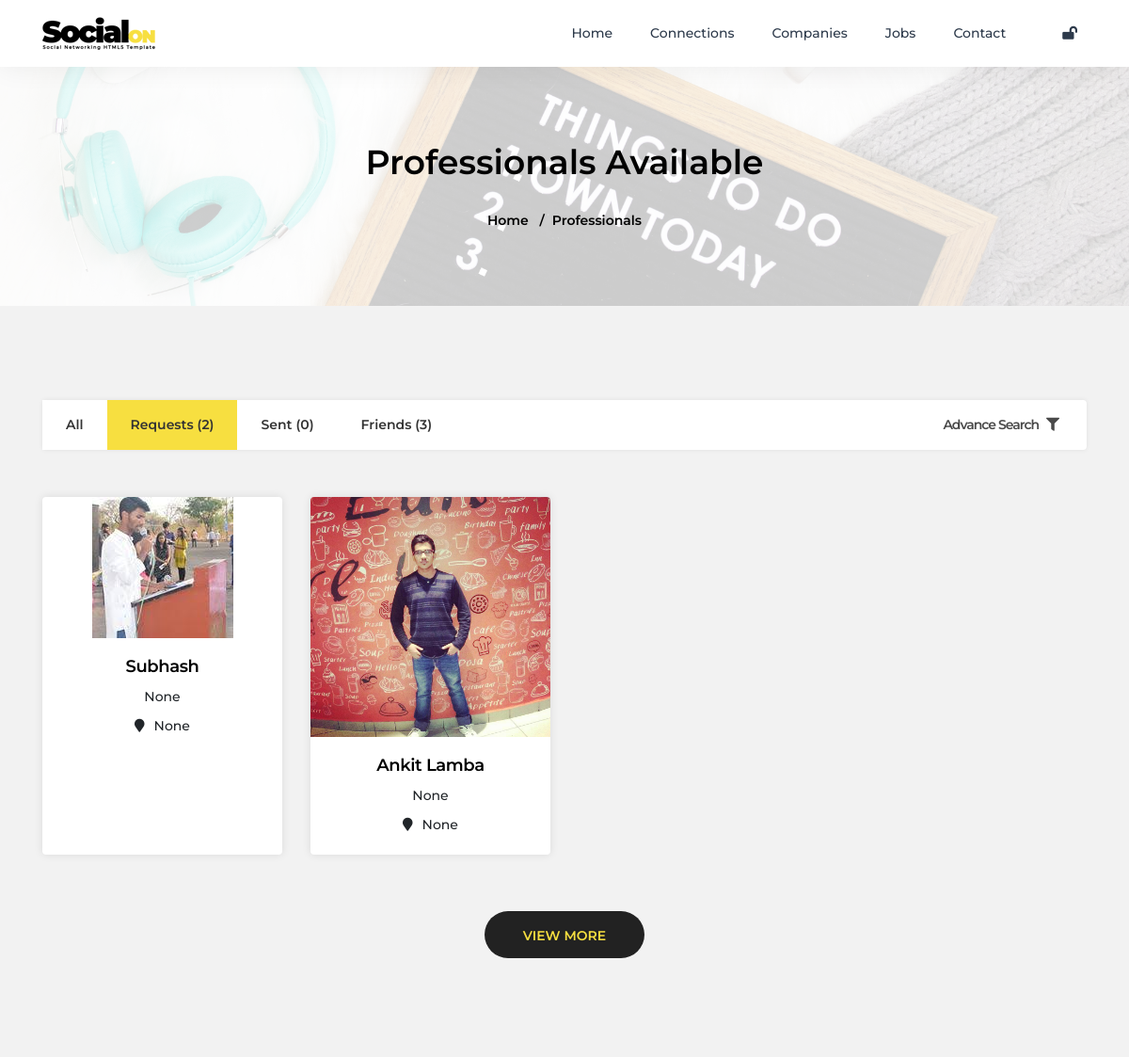
The page /professionals_html/Request/ (signed in, upper part) on the database as committed earlier.
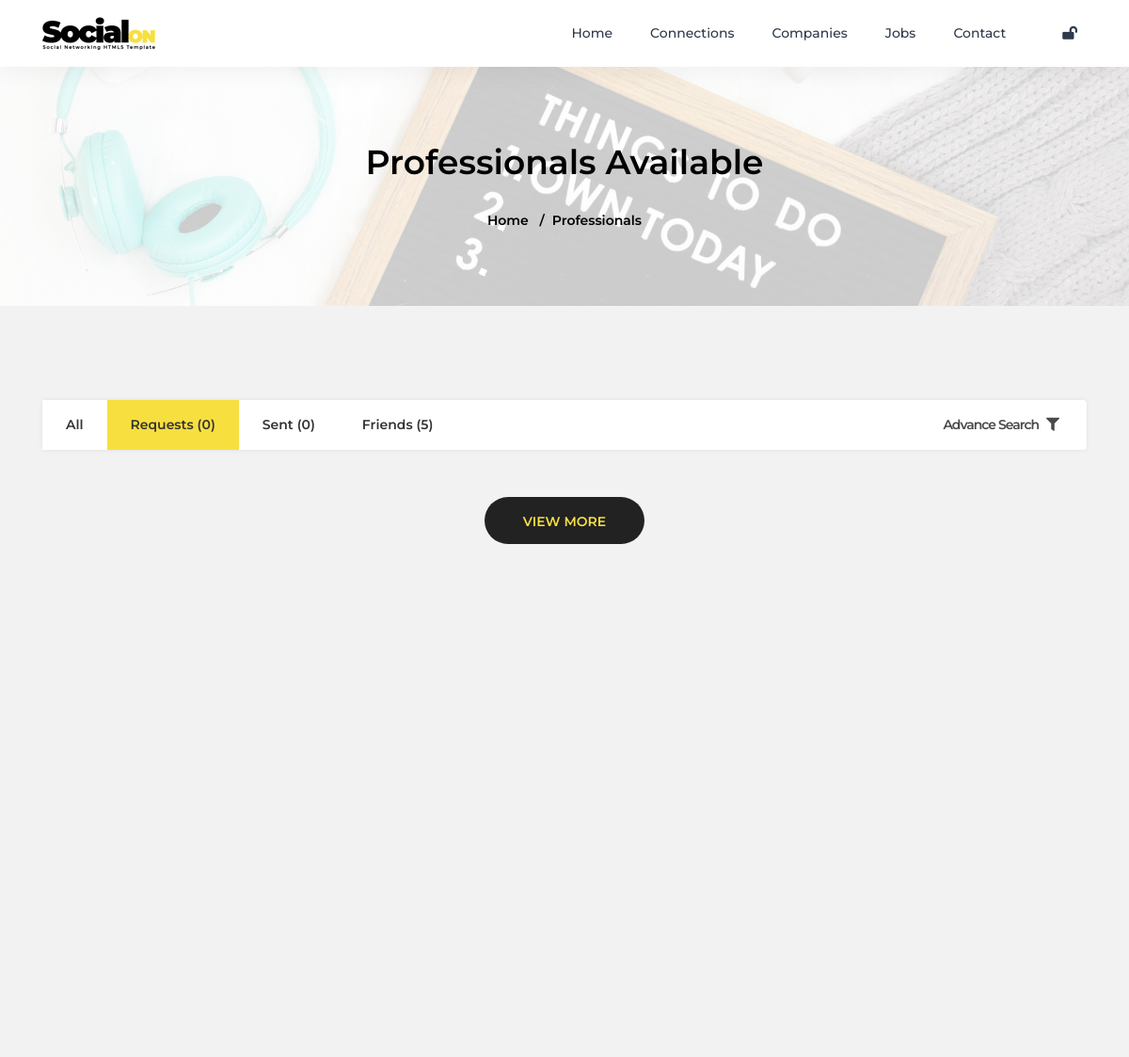
The same page on the database as committed later.
### connect/models.py (models this page shows, shortened)
class Connections(models.Model):
    sender=models.ForeignKey(UserData,on_delete=models.CASCADE,related_name="sender",blank=True,null=True) #related name used because in one class u can use foriegn key for one object only to overcome these prblm use related name
    receiver=models.ForeignKey(UserData,on_delete=models.CASCADE,related_name="receiver",blank=True,null=True)
    status=models.CharField(max_length=30,null=True,blank=True,default="Sent")
    date=models.DateField(auto_now_add=True,null=True)

class UserData(models.Model):
    usr=models.ForeignKey(User,on_delete=models.CASCADE,blank=True,null=True) #connecting User
    name=models.CharField(max_length=50,blank=True,null=True)
    email = models.EmailField(blank=True, null=True)
    contact = models.IntegerField(blank=True, null=True)
    image = models.ImageField(blank=True, null=True)
    about=models.TextField(max_length=150,blank=True,null=True)
    dob=models.DateField(null=True,blank=True)
    location=models.CharField(max_length=100,null=True,blank=True)
    degree=models.CharField(max_length=100,null=True,blank=True)
    experience=models.CharField(max_length=100,null=True,blank=True)
    profile_title=models.CharField(max_length=200,null=True,blank=True)
    website=models.CharField(max_length=200,null=True,blank=True)
    facebook=models.URLField(null=True,blank=True)
    twitter=models.URLField(null=True,blank=True)
    linkedin=models.URLField(null=True,blank=True)
    instagram=models.URLField(null=True,blank=True)

### connect/views.py (the view)
# urls.py: path('professionals_html/<str:what>/',All_Professional_Html,name="allprofessionals_html"),
def All_Professional_Html(request, what):
    if not request.user.is_authenticated:
        return redirect("login")
    logged_in_user = User.objects.get(username = request.user.username)
    me = UserData.objects.get(usr = logged_in_user)
    con_request = Connections.objects.filter(receiver=me, status="Sent")
    con_sent = Connections.objects.filter(sender=me, status="Sent")
    con_friend = Connections.objects.filter(Q(sender=me, status="friend") | Q(receiver=me, status="friend")).order_by( "-date")
    data = ""
    if what == "all":
        data = UserData.objects.all()
    Dict = {
        "all_users": data, "what": what, "con_request": con_request, "con_sent": con_sent,
        "con_friend": con_friend, "me":me
    }
    return render(request, "professionals_html.html", Dict)

### connect/templates/professionals_html.html (shortened to what this page needs)
{% extends 'base.html' %}
  {% load static %}
{% block body %}
  <div id="content">
    <section class="sub-bnr">
      <div class="container">
        <h2>Professionals Available</h2>
        <nav aria-label="breadcrumb">
          <ol class="breadcrumb">
            <li class="breadcrumb-item"><a href="professionals_html.html#">Home</a></li>
            <li class="breadcrumb-item active" aria-current="page">Professionals</li>
          </ol>
        </nav>
      </div>
    </section>
    <main class="cd-main-content">
      <section class="padding-top-100 padding-bottom-100">
        <div class="container">
          <div class="cd-tab-filter-wrapper filter-wrapper">
            <div class="cd-tab-filter">
              <ul class="cd-filters">
                {% if what == "all" %}
                <li class="filter"><a class="selected" href="{% url 'allprofessionals_html' 'all' %}">All</a></li>
                {% else %}
                <li class="filter"><a class="" href="{% url 'allprofessionals_html' 'all' %}">All</a></li>
                {% endif %}
                {% if what == "Request" %}
                <li class="filter"><a class ="selected" href="{% url 'allprofessionals_html' 'Request' %}" >Requests ({{con_request.count}})</a></li>
                {% else %}
                <li class="filter"><a class ="" href="{% url 'allprofessionals_html' 'Request' %}" >Requests ({{con_request.count}})</a></li>
                {% endif %}
                {% if what == "Sent" %}
                <li class="filter"><a class="selected" href="{% url 'allprofessionals_html' 'Sent' %}">Sent ({{con_sent.count}})</a></li>
                {% else %}
                <li class="filter"><a class="" href="{% url 'allprofessionals_html' 'Sent' %}">Sent ({{con_sent.count}})</a></li>
                {% endif %}
                {% if what == "Friends" %}
                <li class="filter"><a class ="selected" href="{% url 'allprofessionals_html' 'Friends' %}">Friends ({{con_friend.count}})</a></li>
                {% else %}
                <li class="filter"><a class ="" href="{% url 'allprofessionals_html' 'Friends' %}">Friends ({{con_friend.count}})</a></li>
                {% endif %}
              </ul>
              <div class="filter-search"> <a class="fltr-srch collapsed" data-toggle="collapse" href="professionals.html#filter-detail" role="button" aria-expanded="false" aria-controls="collapseExample"> Advance Search <i class="fa fa-filter"></i> </a>
              </div>
            </div>
          </div>
          <section class="cd-gallery">
            <ul>
              {% if what == "Request" %}
              {% for i in me.receiver.all %}
              {% if i.status == 'Sent' %}
              <li class="mix">
                <div class="team-inside">
                  <div class="img-sec"> <img src="{{i.sender.image.url}}" class="img-responsive" alt="{{i.sender.name}}" >
                  </div>
                  <div class="txt-sec">
                    <h5><a href="professionals.html#."> {{i.sender.name}} </a></h5>
                    <span>{{i.sender.profile_title}}</span> <span><i class="fa fa-map-marker"></i>{{i.sender.location}}</span> </div>
                </div>
              </li>
              {% endif %}
              {% endfor %}
              {% endif %}
            </ul>
            <div class="clearfix"></div>
            <div class="btn-center margin-top-30 text-center"> <a href="professionals.html#." class="btn btn-inverse">View More</a> </div>
          </section>
        </div>
      </section>
    </main>
  </div>
  {% endblock %}

Rows that differ between the two databases and show on the page:
no longer on this page (row edited): Connections: sender.image (picture), sender.name "Subhash", sender.profile_title "None", sender.location "None"
no longer on this page (row edited): Connections: sender.image (picture), sender.name "Ankit Lamba", sender.profile_title "None", sender.location "None"
Other text that changed with them:
{{ con_request.count }}: "2" → "0"
{{ con_friend.count }}: "3" → "5"
